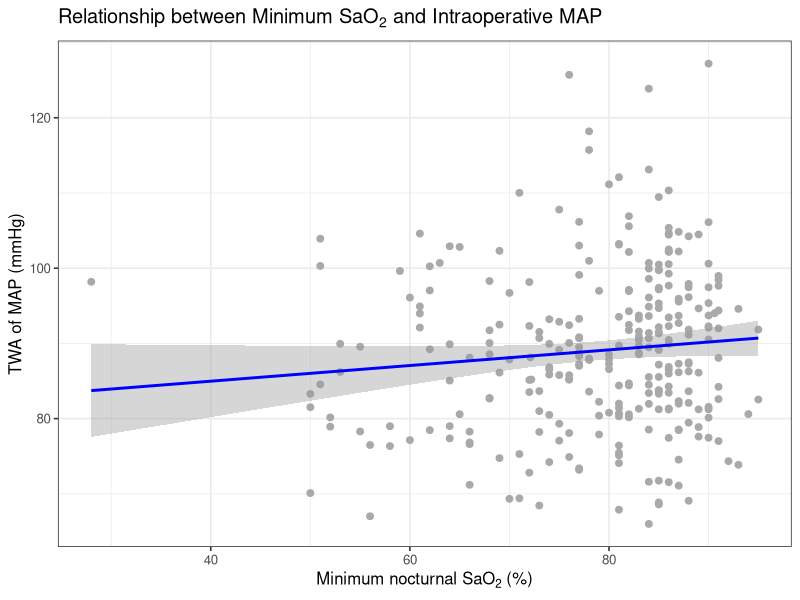

Source code (R):
## ---- chunk 1
knitr::opts_chunk$set(echo = TRUE)
library(dplyr)
library(ggplot2)
## ---- chunk 2
# the csv file MUST be in the same folder as this Rmd file in order for this code to run properly as is.
Hypoxia = read.csv("hypoxia.csv")
## ---- chunk 3
# CODE HERE -- press the green arrow to run all the code in this "chunk"
#look at structure
names(Hypoxia)
str(Hypoxia[, c("Min.Sao2", "TWA.MAP")])
#summary stats
summary(Hypoxia[, c("Min.Sao2", "TWA.MAP")])
#check missing
colSums(is.na(Hypoxia[, c("Min.Sao2", "TWA.MAP")]))

## ---- chunk 4
# Scatterplot with best-fit line (simple linear regression)
ggplot(Hypoxia, aes(x = Min.Sao2, y = TWA.MAP)) +
  geom_point(color = "darkgray", size = 2) +              # individual data points
  geom_smooth(method = "lm", se = TRUE, color = "blue") + # regression line with CI band
 labs(
  title = expression("Relationship between Minimum " * "SaO"[2] * " and Intraoperative MAP"),
  x = expression("Minimum nocturnal " * "SaO"[2] * " (%)"),
  y = "TWA of MAP (mmHg)"
)+
  theme_bw(base_size = 12)
## ---- chunk 5
# simple linear regression
fit <- lm(`TWA.MAP` ~ `Min.Sao2`, data = Hypoxia)
# summary
summary(fit)
# 95% CI for coefficients
confint(fit) 
